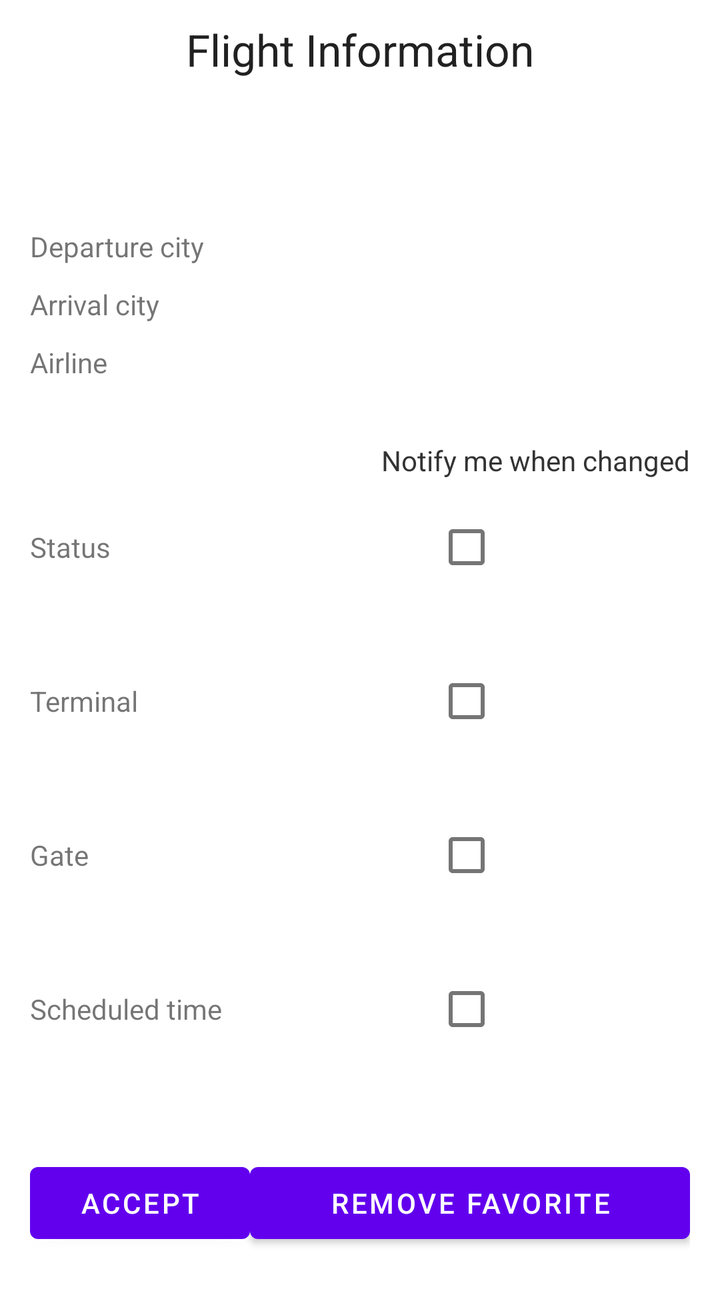
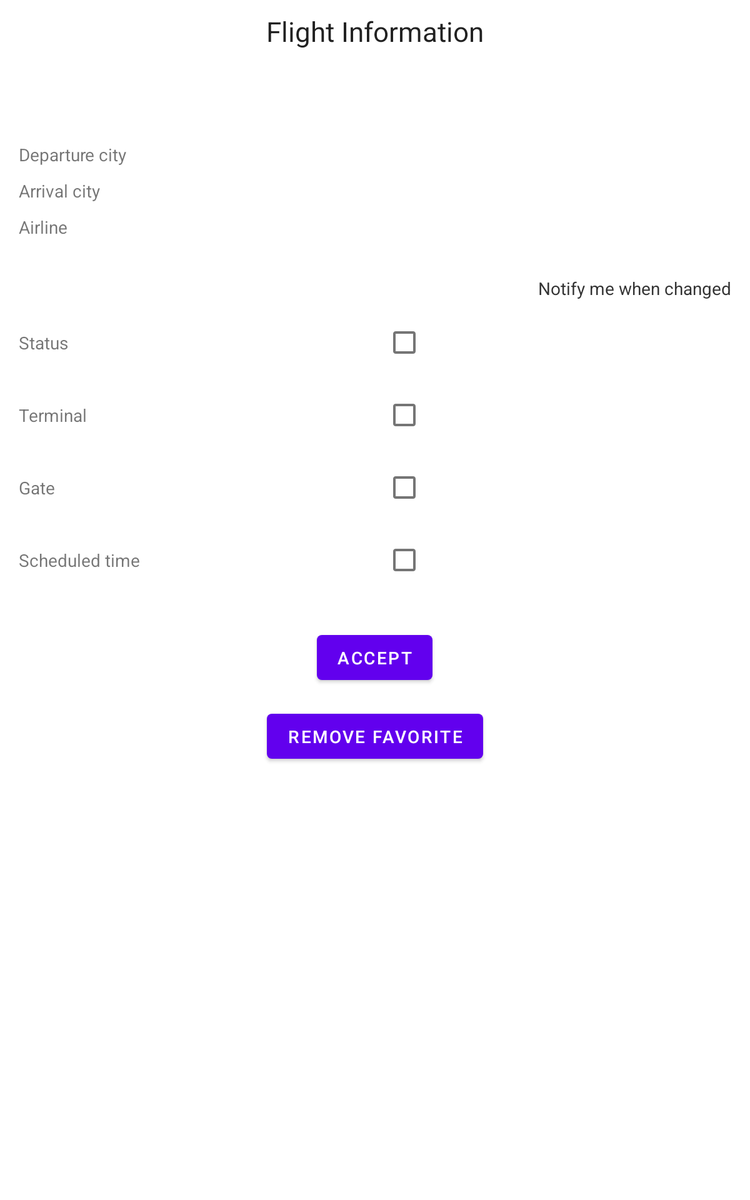

First picture: res/layout/ on a phone held upright. Second picture: the repository's own variant of that layout, on a device whose configuration matches the variant's folder. Source for both follows.
<!-- AndroidManifest.xml: application theme AppTheme -->
<!-- res/layout/favorite_information.xml -->
<?xml version="1.0" encoding="utf-8"?>
<ScrollView xmlns:android="http://schemas.android.com/apk/res/android"
    android:layout_width="match_parent"
    android:layout_height="match_parent" >

	<LinearLayout
	    xmlns:android="http://schemas.android.com/apk/res/android"
	    android:layout_width="match_parent"
	    android:layout_height="wrap_content"
	    android:orientation="vertical"
	    android:paddingLeft="15dp"
	    android:paddingRight="15dp" >
	
	    <TextView
	        android:id="@+id/flight_info_title"
	        android:layout_width="wrap_content"
	        android:layout_height="wrap_content"
	        android:layout_gravity="center"
	        android:layout_marginTop="10dp"
	        android:text="@string/flight_info_title"
	        android:textAppearance="?android:attr/textAppearanceLarge" />
	
	
	<TableLayout
	        android:layout_width="match_parent"
	        android:layout_height="0dp"
	        android:layout_weight="0.63" >
	

	        <TableRow android:layout_marginTop="20dp" 
	            android:gravity="center_horizontal">
	
	
	          <TextView
	              android:id="@+id/flight_number"
	              android:layout_width="wrap_content"
	              android:layout_height="wrap_content"
	              android:layout_marginTop="10dp"
	              android:textColor="#555"
	              android:textAppearance="?android:attr/textAppearanceMedium" />
	
	        </TableRow>
	    

	    
	       
	
	        <TableRow android:layout_marginTop="20dp" >
	
	            <TextView
	                android:id="@+id/departure_city_name"
	                android:layout_width="wrap_content"
	                android:layout_height="wrap_content"
	                android:text="@string/departure_city" />
	
	            <TextView
	                android:id="@+id/departure_city"
	                android:layout_width="wrap_content"
	                android:layout_height="wrap_content"
	                android:textColor="#666" />
	
	        </TableRow>
	
	        <TableRow
	            android:id="@+id/tableRow3"
	            android:layout_width="wrap_content"
	            android:layout_height="wrap_content" >
	        </TableRow>
	

	        <TableRow
	            android:layout_marginTop="10dp" >
	
	        <TextView
	            android:id="@+id/arrival_city_name"
	            android:layout_width="wrap_content"
	            android:layout_height="wrap_content"
	            android:text="@string/arrival_city" />
	
	        <TextView
	            android:id="@+id/arrival_city"
	            android:layout_width="wrap_content"
	            android:layout_height="wrap_content"
	            android:textColor="#666" />
			
	        </TableRow>
	        

	         <TableRow
	            android:layout_marginTop="10dp" >
	
	        <TextView
	            android:id="@+id/airline_name_field"
	            android:layout_width="wrap_content"
	            android:layout_height="wrap_content"
	            android:text="@string/airline_name" />
	
	        <TextView
	            android:id="@+id/airline_name"
	            android:layout_width="wrap_content"
	            android:layout_height="wrap_content"
	            android:textColor="#666" />
			
	        </TableRow>
	        
	         <TableRow android:gravity="right"
	             android:layout_marginTop="15dp" >
	
	            <TextView
	                android:id="@+id/notify_title"
	                android:layout_width="wrap_content"
	                android:layout_height="wrap_content"
	                android:layout_marginTop="15dp"
	                android:gravity="right"
	                android:text="@string/column_notify_title"
	                android:textAppearance="?android:attr/textAppearanceSmall"
	                android:textColor="#333" />
	        </TableRow>
	        
	         <TableRow
	            android:layout_marginTop="10dp" >
	
	        <TextView
	            android:id="@+id/status_name"
	            android:layout_width="wrap_content"
	            android:layout_height="wrap_content"
	            android:text="@string/flight_status" />
	
	        <CheckBox
	            android:id="@+id/status_check"
	            android:layout_width="match_parent"
	            android:layout_height="wrap_content"
	            android:layout_marginLeft="40dp"/>
			
	        </TableRow>
	        <TableRow>
	        
	        <TextView
	            android:id="@+id/status"
	            android:layout_width="wrap_content"
	            android:layout_height="wrap_content"
	            android:textColor="#666" />
	        
	        </TableRow>
	         
	         <TableRow
	            android:layout_marginTop="10dp" >
	
	        <TextView
	            android:id="@+id/airport_terminal_name"
	            android:layout_width="wrap_content"
	            android:layout_height="wrap_content"
	            android:text="@string/airport_terminal" />
	
	        <CheckBox
	            android:id="@+id/terminal_check"
	            android:layout_width="match_parent"
	            android:layout_height="wrap_content"
	            android:layout_marginLeft="40dp"/>
			
	        </TableRow>
	        <TableRow>
	        <TextView
	            android:id="@+id/airport_terminal"
	            android:layout_width="wrap_content"
	            android:layout_height="wrap_content"
	            android:textColor="#666" />
	        
	        </TableRow>
	        
	           <TableRow
	            android:layout_marginTop="10dp" >
	
	        <TextView
	            android:id="@+id/airport_gate_name"
	            android:layout_width="wrap_content"
	            android:layout_height="wrap_content"
	            android:text="@string/airport_gate" />
	
	        <CheckBox
	            android:id="@+id/gate_check"
	            android:layout_width="match_parent"
	            android:layout_height="wrap_content"
	            android:layout_marginLeft="40dp"
	            />
			
	        </TableRow>
	        <TableRow>
	        
	        <TextView
	            android:id="@+id/airport_gate"
	            android:layout_width="wrap_content"
	            android:layout_height="wrap_content"
	            android:textColor="#666" />
	        
	        </TableRow>
	        
	          <TableRow
	            android:layout_marginTop="10dp" >
	
	        <TextView
	            android:id="@+id/scheduled_time_name"
	            android:layout_width="wrap_content"
	            android:layout_height="wrap_content"
	            android:text="@string/scheduled_time" />
	
	        <CheckBox
	            android:id="@+id/time_check"
	            android:layout_width="match_parent"
	            android:layout_height="wrap_content"
	            android:layout_marginLeft="40dp"/>
			
	        
	        
	        </TableRow>
	        <TableRow >
	        
	        <TextView
	            android:id="@+id/scheduled_time"
	            android:layout_width="wrap_content"
	            android:layout_height="wrap_content"
	            android:textColor="#666" />	        
	        </TableRow>
	        
	

			<TableRow
			    android:layout_marginTop="30dp"
			    android:layout_marginBottom="20dp" >
	        
				<Button
				    android:id="@+id/accept_preferences_button"
				    android:layout_weight="1"
				    android:layout_width="0dp"
				    android:layout_height="wrap_content"
				    android:text="@string/accept_preference_changes"
				    android:onClick="acceptChangesOnPreferences" />
			
				<Button
				    android:id="@+id/remove_favorite_button"
				    android:layout_width="0dp"
				    android:layout_weight="2"
				    android:layout_height="wrap_content"
				    android:text="@string/remove_favorite_button"
				    android:onClick="removeFavorite"/>
			</TableRow>
	    </TableLayout>
	</LinearLayout>
</ScrollView>
<!-- resources referenced by this layout -->
<resources>
  <string name="accept_preference_changes">Accept</string>
  <string name="airline_name">Airline</string>
  <string name="airport_gate">Gate</string>
  <string name="airport_terminal">Terminal</string>
  <string name="arrival_city">Arrival city</string>
  <string name="column_notify_title">Notify me when changed</string>
  <string name="departure_city">Departure city</string>
  <string name="flight_info_title">Flight Information</string>
  <string name="flight_status">Status</string>
  <string name="remove_favorite_button">Remove favorite</string>
  <string name="scheduled_time">Scheduled time</string>
</resources>
<!-- res/layout-large/favorite_information.xml (the repository's variant of the layout above) -->
<!-- drawn on a 7-inch tablet held upright -->
<?xml version="1.0" encoding="utf-8"?>
<ScrollView xmlns:android="http://schemas.android.com/apk/res/android"
    android:layout_width="match_parent"
    android:layout_height="match_parent" >

	<LinearLayout
	    xmlns:android="http://schemas.android.com/apk/res/android"
	    android:layout_width="match_parent"
	    android:layout_height="wrap_content"
	    android:orientation="vertical"
	    android:paddingLeft="15dp"
	    android:paddingRight="15dp" >
	
	    <TextView
	        android:id="@+id/flight_info_title"
	        android:layout_width="wrap_content"
	        android:layout_height="wrap_content"
	        android:layout_gravity="center"
	        android:layout_marginTop="10dp"
	        android:text="@string/flight_info_title"
	        android:textAppearance="?android:attr/textAppearanceLarge" />
	
	
	
	<TableLayout
	        android:layout_width="match_parent"
	        android:layout_height="0dp"
	        android:layout_weight="0.63" >
	
	        <TableRow android:layout_marginTop="20dp" 
	            android:gravity="center_horizontal">
	
	
	          <TextView
	              android:id="@+id/flight_number"
	              android:layout_width="wrap_content"
	              android:layout_height="wrap_content"
	              android:layout_marginTop="10dp"
	              android:textColor="#555"
	              android:textAppearance="?android:attr/textAppearanceMedium" />
	
	        </TableRow>
	    
	    
	       
	
	        <TableRow android:layout_marginTop="20dp" >
	
	            <TextView
	                android:id="@+id/departure_city_name"
	                android:layout_width="wrap_content"
	                android:layout_height="wrap_content"
	                android:text="@string/departure_city" />
	
	            <TextView
	                android:id="@+id/departure_city"
	                android:layout_width="wrap_content"
	                android:layout_height="wrap_content"
	                android:textColor="#666" />
	
	        </TableRow>
	
	        <TableRow
	            android:id="@+id/tableRow3"
	            android:layout_width="wrap_content"
	            android:layout_height="wrap_content" >
	        </TableRow>
	
	        <TableRow
	            android:layout_marginTop="10dp" >
	
	        <TextView
	            android:id="@+id/arrival_city_name"
	            android:layout_width="wrap_content"
	            android:layout_height="wrap_content"
	            android:text="@string/arrival_city" />
	
	        <TextView
	            android:id="@+id/arrival_city"
	            android:layout_width="wrap_content"
	            android:layout_height="wrap_content"
	            android:textColor="#666" />
			
	        </TableRow>
	        
	         <TableRow
	            android:layout_marginTop="10dp" >
	
	        <TextView
	            android:id="@+id/airline_name_field"
	            android:layout_width="wrap_content"
	            android:layout_height="wrap_content"
	            android:text="@string/airline_name" />
	
	        <TextView
	            android:id="@+id/airline_name"
	            android:layout_width="wrap_content"
	            android:layout_height="wrap_content"
	            android:textColor="#666" />
			
	        </TableRow>
	        
	         <TableRow android:gravity="right"
	             android:layout_marginTop="15dp" >
	
	            <TextView
	                android:id="@+id/notify_title"
	                android:layout_width="wrap_content"
	                android:layout_height="wrap_content"
	                android:layout_marginTop="15dp"
	                android:gravity="right"
	                android:text="@string/column_notify_title"
	                android:textAppearance="?android:attr/textAppearanceSmall"
	                android:textColor="#333" />
	        </TableRow>
	        
	         <TableRow
	            android:layout_marginTop="10dp" >
	
	        <TextView
	            android:id="@+id/status_name"
	            android:layout_width="wrap_content"
	            android:layout_height="wrap_content"
	            android:text="@string/flight_status" />

	        <TextView
	            android:id="@+id/status"
	            android:layout_width="wrap_content"
	            android:layout_height="wrap_content"
	            android:textColor="#666" />
	
	        <CheckBox
	            android:id="@+id/status_check"
	            android:layout_width="match_parent"
	            android:layout_height="wrap_content"
	            android:layout_marginLeft="130dp"/>
			
	        </TableRow>
	         
	         <TableRow
	            android:layout_marginTop="10dp" >
	
	        <TextView
	            android:id="@+id/airport_terminal_name"
	            android:layout_width="wrap_content"
	            android:layout_height="wrap_content"
	            android:text="@string/airport_terminal" />

	        <TextView
	            android:id="@+id/airport_terminal"
	            android:layout_width="wrap_content"
	            android:layout_height="wrap_content"
	            android:textColor="#666" />
	
	        <CheckBox
	            android:id="@+id/terminal_check"
	            android:layout_width="match_parent"
	            android:layout_height="wrap_content"
	            android:layout_marginLeft="130dp"/>
			
	        </TableRow>
	        
	           <TableRow
	            android:layout_marginTop="10dp" 
	            android:layout_width="match_parent"
	            android:layout_gravity="right">
	

	        <TextView
	            android:id="@+id/airport_gate_name"
	            android:layout_width="wrap_content"
	            android:layout_height="wrap_content"
	            android:layout_gravity="center_vertical"
	            android:text="@string/airport_gate" />

	        <TextView
	            android:id="@+id/airport_gate"
	            android:layout_width="wrap_content"
	            android:layout_height="wrap_content"
	            android:gravity="center_vertical"
	            android:textColor="#666" />
	
	        <CheckBox
	            android:id="@+id/gate_check"
	            android:layout_width="match_parent"
	            android:layout_height="wrap_content"
	            android:layout_gravity="right"
	            />
			
	        </TableRow>
	        
	          <TableRow
	            android:layout_marginTop="10dp" >
	
	        <TextView
	            android:id="@+id/scheduled_time_name"
	            android:layout_width="wrap_content"
	            android:layout_height="wrap_content"
	            android:text="@string/scheduled_time" />

	        <TextView
	            android:id="@+id/scheduled_time"
	            android:layout_width="wrap_content"
	            android:layout_height="wrap_content"
	            android:textColor="#666" />
	
	        <CheckBox
	            android:id="@+id/time_check"
	            android:layout_width="match_parent"
	            android:layout_height="wrap_content"
	            android:layout_marginLeft="130dp"/>
			
	        </TableRow>
	        
	
	    </TableLayout>


   	<Button
   	    android:id="@+id/accept_preferences_button"
   	    android:layout_marginTop="30dp"
   	    android:layout_width="wrap_content"
   	    android:layout_height="wrap_content"
   	    android:layout_gravity="center"
   	    android:onClick="acceptChangesOnPreferences"
   	    android:text="@string/accept_preference_changes" />



	<Button
	    android:id="@+id/remove_favorite_button"
	    android:layout_width="wrap_content"
	    android:layout_height="wrap_content"
	    android:layout_gravity="center"
	    android:layout_marginBottom="30dp"
	    android:layout_marginTop="15dp"
	    android:onClick="removeFavorite"
	    android:text="@string/remove_favorite_button" />
	
	</LinearLayout>
</ScrollView>
